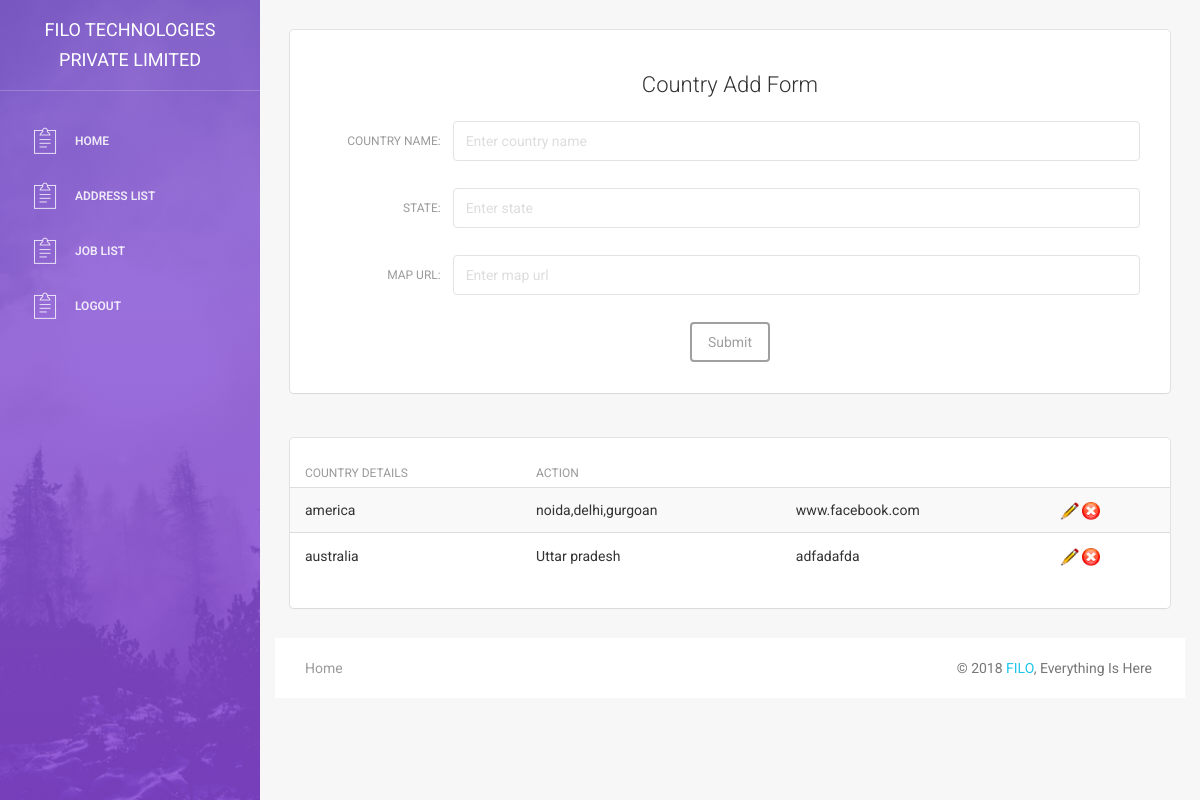
The app's page /_admin/address_view1.php with its own data.
### tables this page shows
CREATE TABLE `country_details` (
  `id` int(20) NOT NULL,
  `country` varchar(255) NOT NULL,
  `state` varchar(255) NOT NULL,
  `map_url` varchar(255) NOT NULL
);

### _admin/address_view1.php (the view, shortened to what this page needs)
<?php
	include("includes/header.php");
?>
<div class="main-panel">
<div class="content">
<div class="container-fluid">
<div class="row">
<div class="col-md-12">
<div class="card quiz_card">
	<h4 style="text-align:center;">Country Add Form</h4>
   <form class="form-horizontal" action="address_view1.php" enctype="multipart/form-data" method="post">
     <div class="form-group">
      <label class="control-label col-sm-2 quiz_title" for="sec_ques_name"> Country Name:</label>
      <div class="col-sm-10">
        <input type="text" class="form-control" id="country" placeholder="Enter country name" name="country" value="">
 </div>
    </div>
    <div class="form-group">
      <label class="control-label col-sm-2 quiz_title" for="sec_ques_name"> State:</label>
      <div class="col-sm-10">
        <input type="text" class="form-control" id="state" placeholder="Enter state" name="state" value="">
 </div>
    </div>
    <div class="form-group">
      <label class="control-label col-sm-2 quiz_title" for="sec_ques_name"> Map Url:</label>
      <div class="col-sm-10">
        <input type="text" class="form-control" id="url" placeholder="Enter map url" name="url" value="">
 </div>
    </div>
    <div class="form-group">
      <div class="col-sm-12" style="text-align:center;">
        <button type="submit" name="submit" class="btn btn-default" >Submit</button>
      </div>
    </div>
      </form>
</div>
</div>
<div class="col-md-12">
<div class="card">
   <form name="security_question_view" action="lib/country.php">
		<div class="content table-responsive table-full-width">
		<table class="table table-hover table-striped">
			<thead>
				<th>Country details</th>
				<th>action</th>
			</thead>
			<tbody>
			<?php
			    global $conn;
				$sql = "select * from country_details";
				$rs = mysqli_query($conn, $sql);
				while($data = mysqli_fetch_assoc($rs)){
			?>
			<tr>
				<td><?php echo $data['country'];?></td>
				<td><?php echo $data['state'];?></td>
				<td><?php echo $data['map_url'];?></td>
				<td><a href="address_view1.php?id=<?php echo $data['id'];?>"><img src="images/edit.png" height="18"></a> <a href="<?php echo $data['id'];?>;"> <img src="images/del.png" height="18"> </a> </td>
			</tr>
			<?php
				}
			?>
			</tbody>
		</table>
	</div>
      </form>
</div>
</div>
</div>
</div>
<?php
	include("includes/footer.php");
?>

### _admin/assets/css/style.css (style rules this page uses)
.quiz_card { padding: 10px 30px; }
.quiz_title { line-height: 40px; }

### records on screen
country_details: country "america", state "noida,delhi,gurgoan", map_url "www.facebook.com"
country_details: country "australia", state "Uttar pradesh", map_url "adfadafda"
